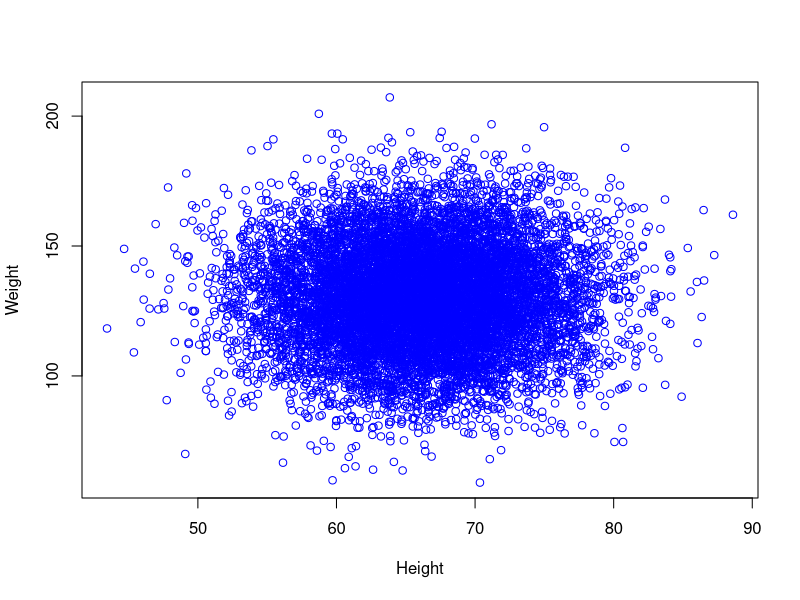
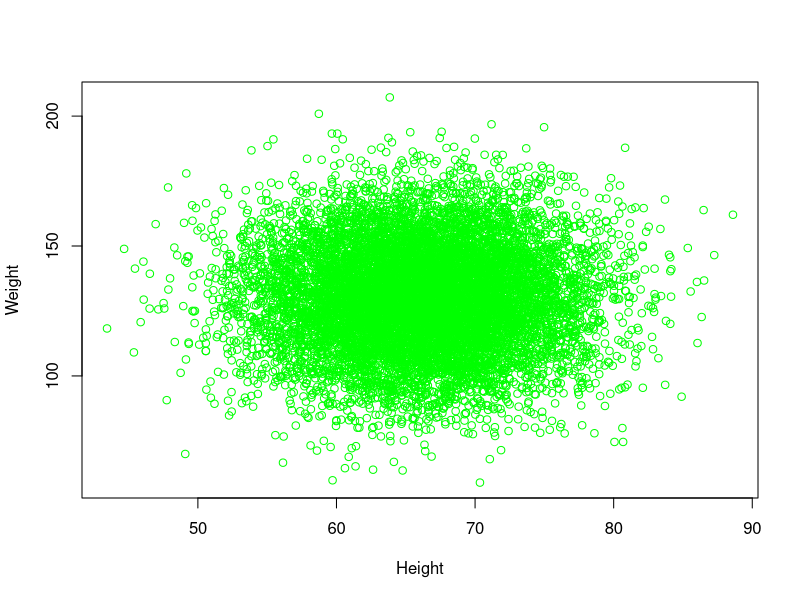
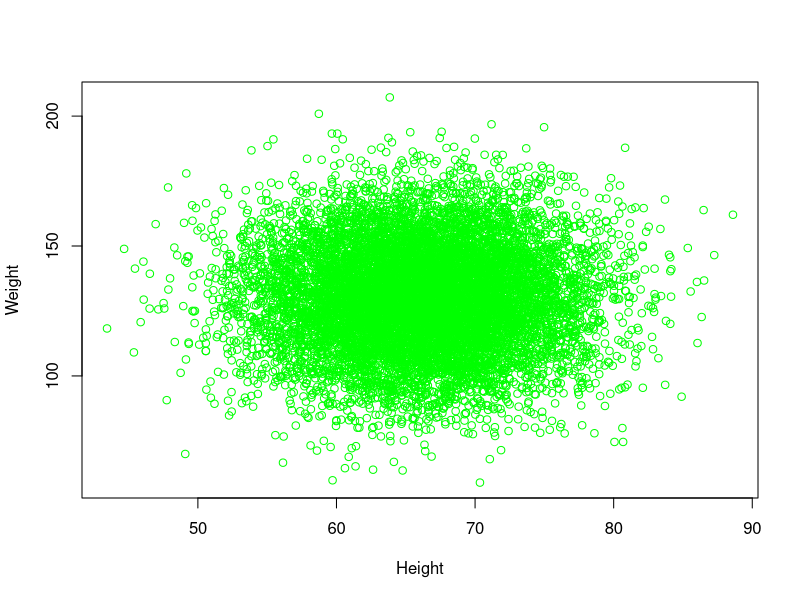

Write the R code that produced these figures, in order.
height.mean <- 66
height.sd   <-  6

weight.mean <- 130
weight.sd   <-  20

N <- 10000

sim.height <- rnorm(10000,mean=height.mean,sd=height.sd)
sim.weight <- rnorm(10000,mean=weight.mean,sd=weight.sd)

height_weight_plot <- function(myCol="blue"){
  plot(sim.height,sim.weight,
       xlab="Height",
       ylab="Weight",
       col=myCol)
}

height_weight_plot()
height_weight_plot(myCol="green")
height_weight_plot("green")

